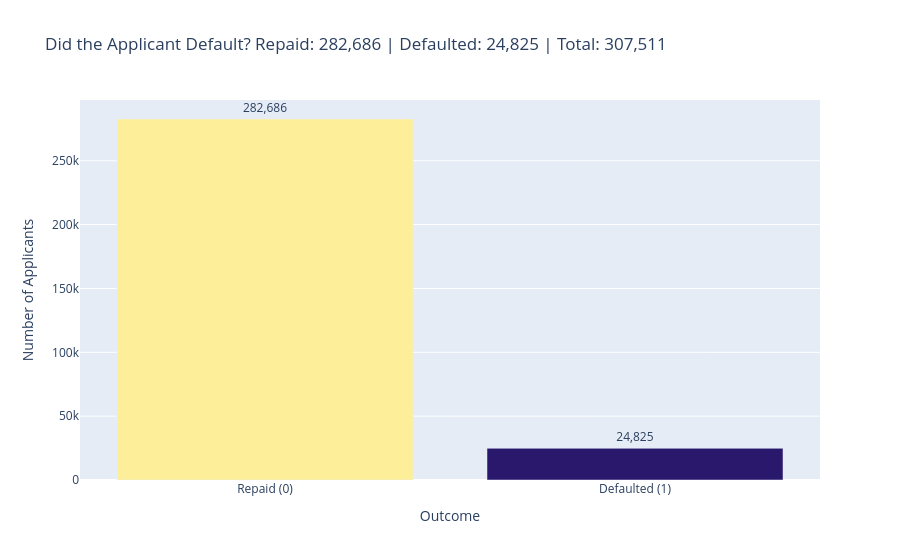

The cell this chart's notebook holds for it:
### Markdown cell above
## 4. Exploratory Data Analysis

### 4.1 The target: how many applicants default?

### Code cell
default_counts = train['TARGET'].value_counts().sort_index()
repaid, defaulted = default_counts[0], default_counts[1]

bar = px.bar(x=['Repaid (0)', 'Defaulted (1)'],
             y=default_counts.values,
             color=default_counts.values,
             text=default_counts.values,
             color_continuous_scale=px.colors.sequential.haline,
             title=f'Did the Applicant Default? Repaid: {repaid:,} | Defaulted: {defaulted:,} | Total: {default_counts.sum():,}')

bar.update_traces(texttemplate='%{text:,}', textposition='outside')
bar.update_layout(xaxis_title='Outcome',
                  yaxis_title='Number of Applicants',
                  coloraxis_showscale=False)
bar.show()

print(f"Default rate: {train['TARGET'].mean():.2%}")

### Figure 1 — Plotly figure (JSON) as saved in the notebook; plotly's stock layout.template omitted (floating-point values rounded to 4 significant figures)
{"data": [{"hovertemplate": "x=%{x}<br>y=%{y}<br>text=%{text}<br>color=%{marker.color}<extra></extra>", "legendgroup": "", "marker": {"color": [282686, 24825], "coloraxis": "coloraxis", "pattern": {"shape": ""}}, "name": "", "orientation": "v", "showlegend": false, "text": [282700.0, 24820.0], "textposition": "outside", "texttemplate": "%{text:,}", "type": "bar", "x": ["Repaid (0)", "Defaulted (1)"], "xaxis": "x", "y": [282686, 24825], "yaxis": "y"}], "layout": {"barmode": "relative", "coloraxis": {"colorbar": {"title": {"text": "color"}}, "colorscale": [[0, "rgb(41, 24, 107)"], [0.09091, "rgb(42, 35, 160)"], [0.1818, "rgb(15, 71, 153)"], [0.2727, "rgb(18, 95, 142)"], [0.3636, "rgb(38, 116, 137)"], [0.4545, "rgb(53, 136, 136)"], [0.5455, "rgb(65, 157, 133)"], [0.6364, "rgb(81, 178, 124)"], [0.7273, "rgb(111, 198, 107)"], [0.8182, "rgb(160, 214, 91)"], [0.9091, "rgb(212, 225, 112)"], [1, "rgb(253, 238, 153)"]], "showscale": false}, "legend": {"tracegroupgap": 0}, "title": {"text": "Did the Applicant Default? Repaid: 282,686 | Defaulted: 24,825 | Total: 307,511"}, "xaxis": {"anchor": "y", "domain": [0, 1], "title": {"text": "Outcome"}}, "yaxis": {"anchor": "x", "domain": [0, 1], "title": {"text": "Number of Applicants"}}}}
